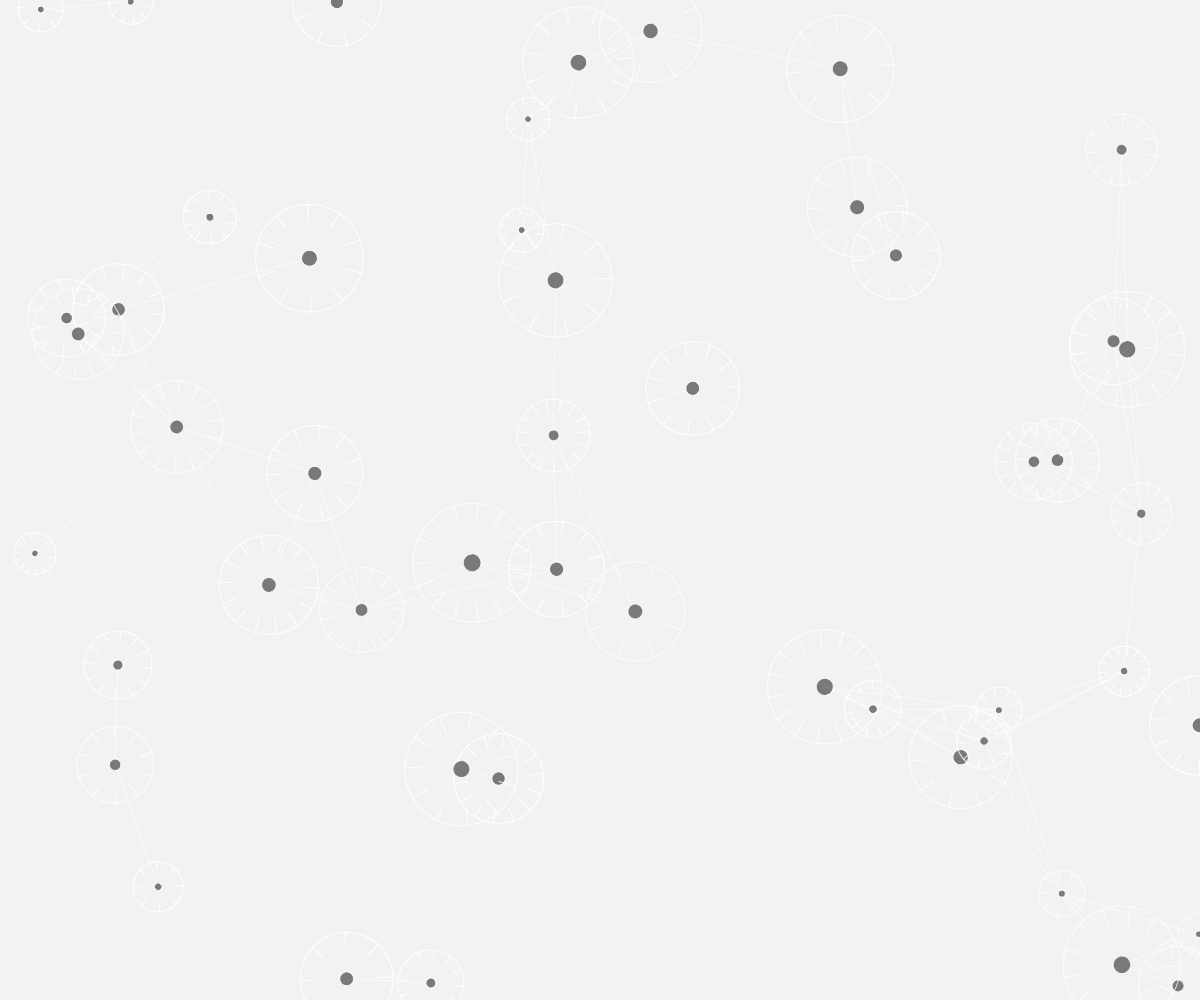
Frame 1 (no input)
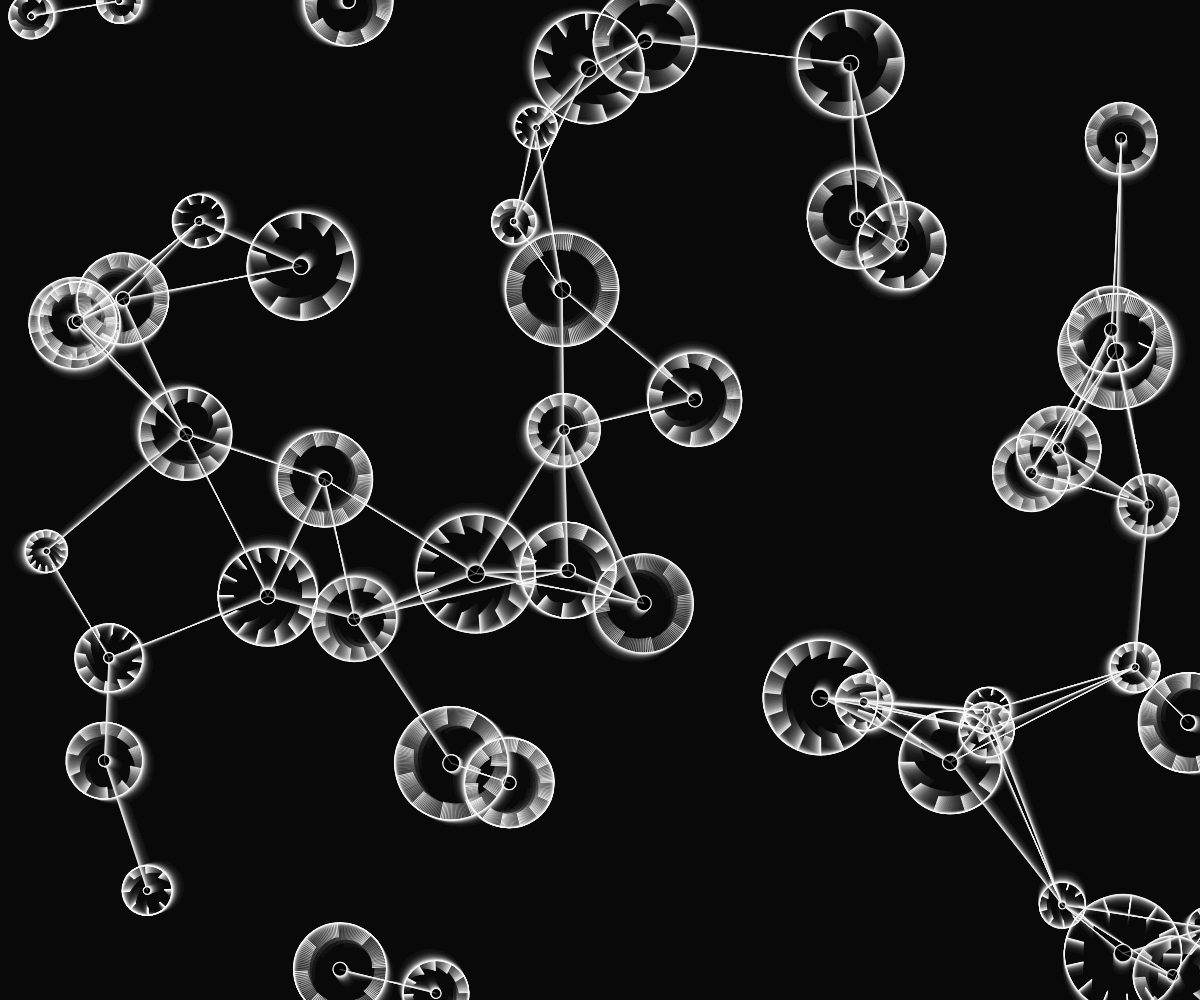
Frame 60 (no input)
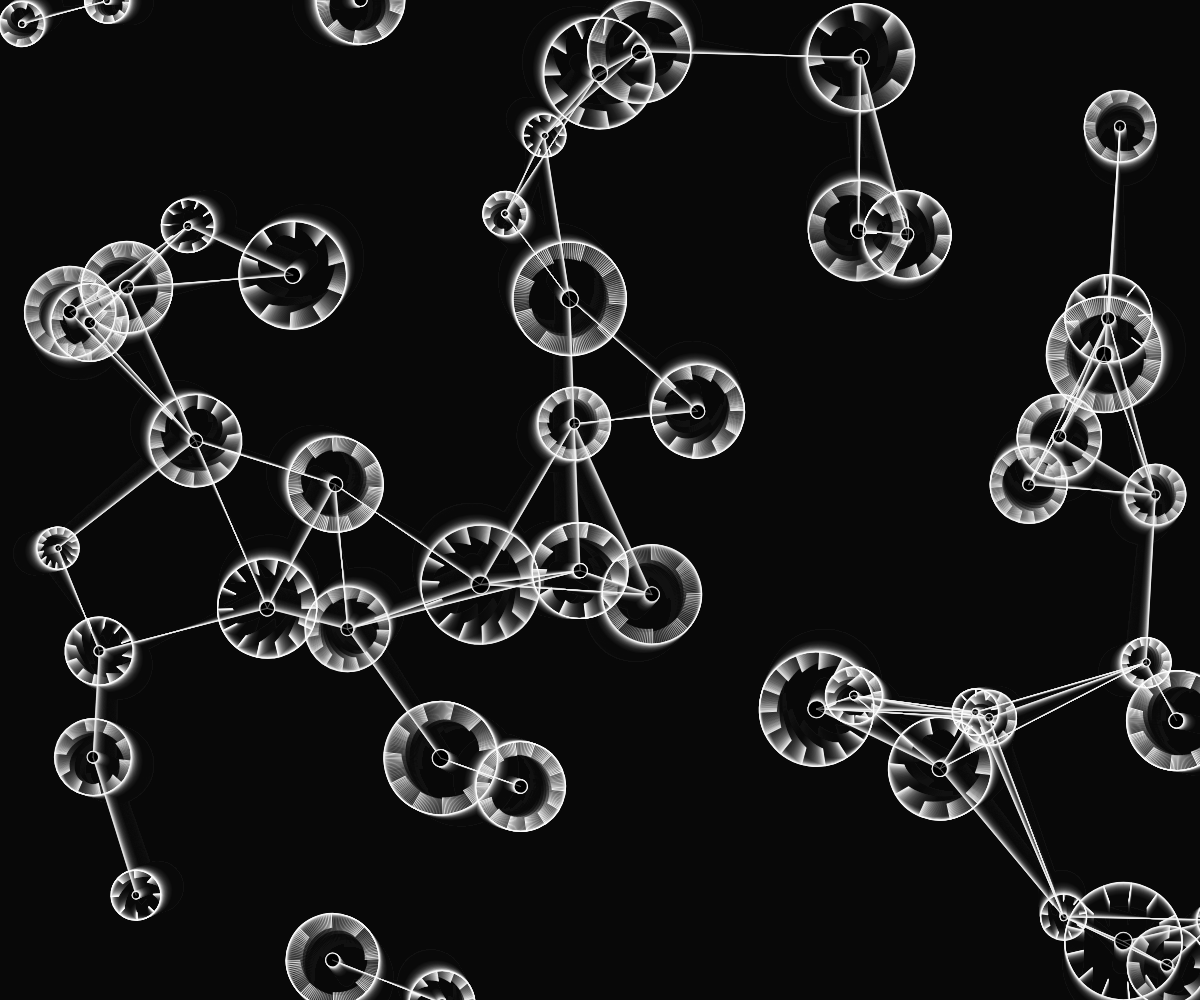
Frame 120 (the mouse pressed at the canvas centre since frame 60)

The p5.js sketch that drew these frames (run headless with seeded random() and noise() and a simulated clock; from frame 60 on, the mouse is pressed at the canvas centre):

// p5.js sketch
// ── sketch.js
let gears = [];
let time = 0;

function setup() {
  createCanvas(windowWidth, windowHeight);
  colorMode(HSB, 360, 100, 100, 1);
  
  // Create mechanical gears and conduits
  for (let i = 0; i < 50; i++) {
    gears.push({
      x: random(width),
      y: random(height),
      radius: random(20, 60),
      rotation: random(TWO_PI),
      rotationSpeed: random(-0.02, 0.02),
      teeth: floor(random(8, 16)),
      hue: 0, // White chalk on black slate
      saturation: 0,
      brightness: 100,
      alpha: random(0.7, 1),
      layer: random(3), // Depth layers
      connectedGears: []
    });
  }
  
  // Establish connections between gears
  for (let i = 0; i < gears.length; i++) {
    let gearA = gears[i];
    for (let j = i + 1; j < gears.length; j++) {
      let gearB = gears[j];
      let dx = gearA.x - gearB.x;
      let dy = gearA.y - gearB.y;
      let distance = sqrt(dx * dx + dy * dy);
      
      if (distance < 200 && distance > 30) {
        gearA.connectedGears.push(j);
        gearB.connectedGears.push(i);
      }
    }
  }
}

function draw() {
  background(0, 0, 0, 0.05); // Very faint black background for slate
  
  time += 0.01;
  
  // Draw connections between gears
  stroke(0, 0, 100, 0.3);
  strokeWeight(1);
  noFill();
  
  for (let i = 0; i < gears.length; i++) {
    let gearA = gears[i];
    for (let j = 0; j < gearA.connectedGears.length; j++) {
      let gearB = gears[gearA.connectedGears[j]];
      line(gearA.x, gearA.y, gearB.x, gearB.y);
    }
  }
  
  // Update and draw each gear
  for (let i = 0; i < gears.length; i++) {
    let gear = gears[i];
    
    // Slow rotation
    gear.rotation += gear.rotationSpeed;
    
    // Slight positional drift to simulate assembly/disassembly
    gear.x += sin(time * 0.1 + i) * 0.2;
    gear.y += cos(time * 0.13 + i) * 0.2;
    
    // Draw gear
    push();
    translate(gear.x, gear.y);
    rotate(gear.rotation);
    
    // Gear outline
    stroke(gear.hue, gear.saturation, gear.brightness, gear.alpha);
    strokeWeight(1);
    noFill();
    
    // Main gear circle
    ellipse(0, 0, gear.radius * 2, gear.radius * 2);
    
    // Teeth
    let toothAngle = TWO_PI / gear.teeth;
    for (let j = 0; j < gear.teeth; j++) {
      let angle = j * toothAngle + gear.rotation;
      let toothLength = gear.radius * 0.7;
      let x1 = cos(angle) * gear.radius;
      let y1 = sin(angle) * gear.radius;
      let x2 = cos(angle) * toothLength;
      let y2 = sin(angle) * toothLength;
      
      line(x1, y1, x2, y2);
    }
    
    // Inner hole
    fill(0, 0, 0, 0.5);
    ellipse(0, 0, gear.radius * 0.3, gear.radius * 0.3);
    
    pop();
  }
}

function windowResized() {
  resizeCanvas(windowWidth, windowHeight);
}
